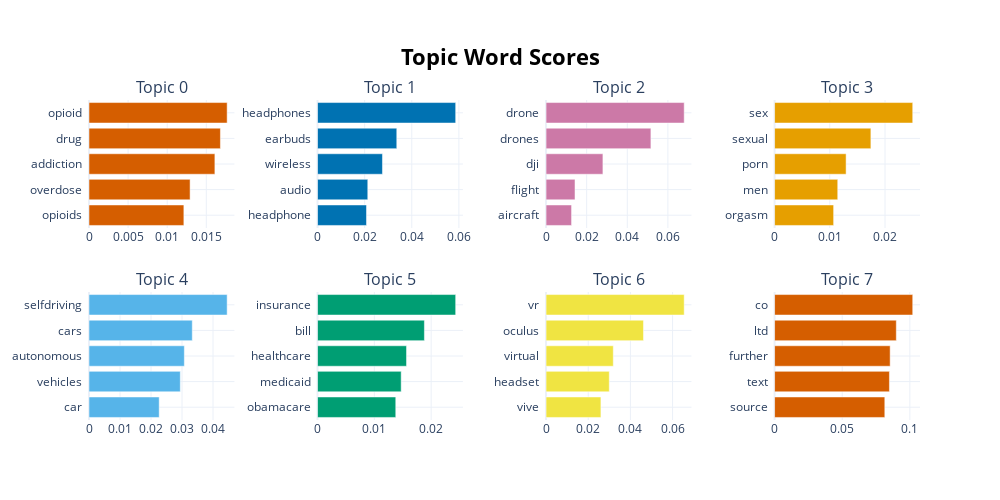

Source (notebook cell):
### Markdown cell above
Each circle indicates a topic and its size is the frequency of the topic across all documents. It's interesting to play around with the slider. You can see where topics overlap. For example, Topic 6 contains VR, Oculus, Virtual, Headset and Vive. Topic 160, which is a red circle above Topic 6 when you move the slider to the right, contains spectacles, glasses, snapchat, lenses, and sunglasses.

### Code cell
# Visualize the topics in a bar chart
topic_model.visualize_barchart()

### Figure 1 — Plotly figure (JSON) as saved in the notebook; plotly's stock layout.template omitted (floating-point values rounded to 4 significant figures)
{"data": [{"marker": {"color": "#D55E00"}, "orientation": "h", "type": "bar", "x": [0.01213, 0.01293, 0.0161, 0.01681, 0.01767], "xaxis": "x", "y": ["opioids  ", "overdose  ", "addiction  ", "drug  ", "opioid  "], "yaxis": "y"}, {"marker": {"color": "#0072B2"}, "orientation": "h", "type": "bar", "x": [0.02079, 0.02133, 0.02756, 0.03364, 0.05864], "xaxis": "x2", "y": ["headphone  ", "audio  ", "wireless  ", "earbuds  ", "headphones  "], "yaxis": "y2"}, {"marker": {"color": "#CC79A7"}, "orientation": "h", "type": "bar", "x": [0.01257, 0.01426, 0.02801, 0.05164, 0.06804], "xaxis": "x3", "y": ["aircraft  ", "flight  ", "dji  ", "drones  ", "drone  "], "yaxis": "y3"}, {"marker": {"color": "#E69F00"}, "orientation": "h", "type": "bar", "x": [0.01069, 0.01144, 0.01295, 0.01744, 0.02502], "xaxis": "x4", "y": ["orgasm  ", "men  ", "porn  ", "sexual  ", "sex  "], "yaxis": "y4"}, {"marker": {"color": "#56B4E9"}, "orientation": "h", "type": "bar", "x": [0.02264, 0.02945, 0.03076, 0.03332, 0.04457], "xaxis": "x5", "y": ["car  ", "vehicles  ", "autonomous  ", "cars  ", "selfdriving  "], "yaxis": "y5"}, {"marker": {"color": "#009E73"}, "orientation": "h", "type": "bar", "x": [0.01377, 0.01472, 0.01566, 0.01881, 0.02432], "xaxis": "x6", "y": ["obamacare  ", "medicaid  ", "healthcare  ", "bill  ", "insurance  "], "yaxis": "y6"}, {"marker": {"color": "#F0E442"}, "orientation": "h", "type": "bar", "x": [0.02601, 0.02998, 0.03189, 0.0462, 0.06552], "xaxis": "x7", "y": ["vive  ", "headset  ", "virtual  ", "oculus  ", "vr  "], "yaxis": "y7"}, {"marker": {"color": "#D55E00"}, "orientation": "h", "type": "bar", "x": [0.08149, 0.0849, 0.08544, 0.08999, 0.1021], "xaxis": "x8", "y": ["source  ", "text  ", "further  ", "ltd  ", "co  "], "yaxis": "y8"}], "layout": {"annotations": [{"font": {"size": 16}, "showarrow": false, "text": "Topic 0", "x": 0.0875, "xanchor": "center", "xref": "paper", "y": 1, "yanchor": "bottom", "yref": "paper"}, {"font": {"size": 16}, "showarrow": false, "text": "Topic 1", "x": 0.3625, "xanchor": "center", "xref": "paper", "y": 1, "yanchor": "bottom", "yref": "paper"}, {"font": {"size": 16}, "showarrow": false, "text": "Topic 2", "x": 0.6375, "xanchor": "center", "xref": "paper", "y": 1, "yanchor": "bottom", "yref": "paper"}, {"font": {"size": 16}, "showarrow": false, "text": "Topic 3", "x": 0.9125, "xanchor": "center", "xref": "paper", "y": 1, "yanchor": "bottom", "yref": "paper"}, {"font": {"size": 16}, "showarrow": false, "text": "Topic 4", "x": 0.0875, "xanchor": "center", "xref": "paper", "y": 0.4, "yanchor": "bottom", "yref": "paper"}, {"font": {"size": 16}, "showarrow": false, "text": "Topic 5", "x": 0.3625, "xanchor": "center", "xref": "paper", "y": 0.4, "yanchor": "bottom", "yref": "paper"}, {"font": {"size": 16}, "showarrow": false, "text": "Topic 6", "x": 0.6375, "xanchor": "center", "xref": "paper", "y": 0.4, "yanchor": "bottom", "yref": "paper"}, {"font": {"size": 16}, "showarrow": false, "text": "Topic 7", "x": 0.9125, "xanchor": "center", "xref": "paper", "y": 0.4, "yanchor": "bottom", "yref": "paper"}], "height": 500, "hoverlabel": {"bgcolor": "white", "font": {"family": "Rockwell", "size": 16}}, "showlegend": false, "title": {"font": {"color": "Black", "size": 22}, "text": "<b>Topic Word Scores", "x": 0.5, "xanchor": "center", "yanchor": "top"}, "width": 1000, "xaxis": {"anchor": "y", "domain": [0, 0.175], "showgrid": true}, "xaxis2": {"anchor": "y2", "domain": [0.275, 0.45], "showgrid": true}, "xaxis3": {"anchor": "y3", "domain": [0.55, 0.725], "showgrid": true}, "xaxis4": {"anchor": "y4", "domain": [0.825, 1], "showgrid": true}, "xaxis5": {"anchor": "y5", "domain": [0, 0.175], "showgrid": true}, "xaxis6": {"anchor": "y6", "domain": [0.275, 0.45], "showgrid": true}, "xaxis7": {"anchor": "y7", "domain": [0.55, 0.725], "showgrid": true}, "xaxis8": {"anchor": "y8", "domain": [0.825, 1], "showgrid": true}, "yaxis": {"anchor": "x", "domain": [0.6, 1], "showgrid": true}, "yaxis2": {"anchor": "x2", "domain": [0.6, 1], "showgrid": true}, "yaxis3": {"anchor": "x3", "domain": [0.6, 1], "showgrid": true}, "yaxis4": {"anchor": "x4", "domain": [0.6, 1], "showgrid": true}, "yaxis5": {"anchor": "x5", "domain": [0, 0.4], "showgrid": true}, "yaxis6": {"anchor": "x6", "domain": [0, 0.4], "showgrid": true}, "yaxis7": {"anchor": "x7", "domain": [0, 0.4], "showgrid": true}, "yaxis8": {"anchor": "x8", "domain": [0, 0.4], "showgrid": true}}}
